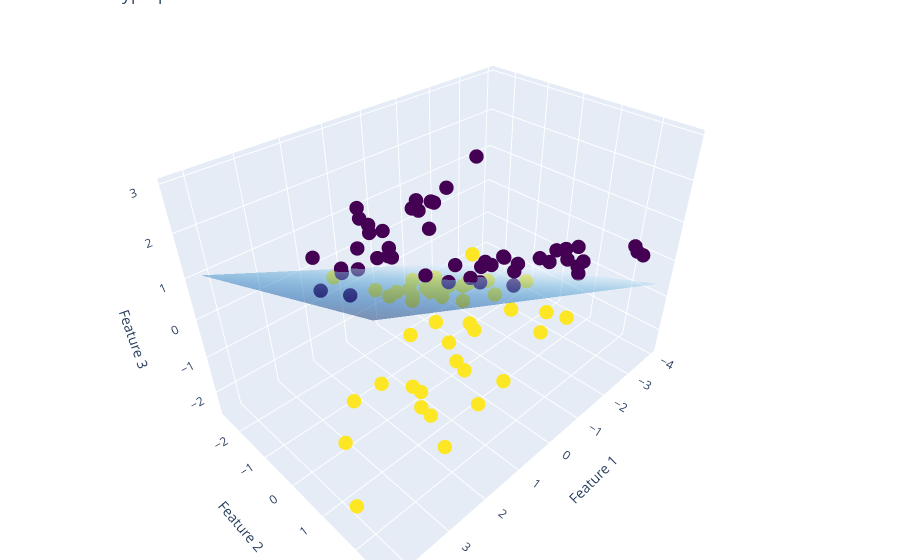

The notebook cell this image was saved under:
### Markdown cell above
# Explicação do Gráfico SVM 2D

## Visão Geral do SVM 2D
O gráfico demonstra um exemplo clássico do uso de Support Vector Machine (SVM) para classificação em duas dimensões.

## Componentes Principais
1. **Hiperplano:**
   - No gráfico 2D, o hiperplano é representado por uma linha reta.
   - Esta linha é a fronteira de decisão que separa as duas classes de dados.

2. **Margem:**
   - A margem é a área ao redor do hiperplano onde não há pontos de dados.
   - É a distância entre o hiperplano e os pontos de dados mais próximos de cada classe.
   - As linhas pontilhadas no gráfico representam as bordas da margem.

3. **Vetores de Suporte:**
   - Os vetores de suporte são os pontos de dados mais próximos do hiperplano.
   - Estes pontos são cruciais para definir a posição e orientação do hiperplano.
   - No gráfico, eles podem ser identificados como os pontos mais próximos das linhas pontilhadas.

## Importância do Gráfico
- Este gráfico oferece uma visualização intuitiva de como o SVM classifica dados em duas dimensões.
- Ele mostra a eficácia do SVM em criar uma fronteira de decisão clara, maximizando a margem entre as classes.

### Code cell
import plotly.graph_objects as go
from sklearn.decomposition import PCA
# Gerando dados para SVM 3D
X_3d, y_3d = datasets.make_classification(n_features=3, n_redundant=0, n_informative=3, n_classes=2)


# Preparando os dados para o plot 3D com Plotly
pca = PCA(n_components=3)  # Reduzindo para 3 componentes para visualização
X_3d_pca = pca.fit_transform(X_3d)

# Ajustando o modelo SVM
model = SVC(kernel='linear')
model.fit(X_3d_pca, y_3d)

# Coordenadas do hiperplano
coef = model.coef_[0]
intercept = model.intercept_
xx, yy = np.meshgrid(np.linspace(X_3d_pca[:, 0].min(), X_3d_pca[:, 0].max(), 50), 
                     np.linspace(X_3d_pca[:, 1].min(), X_3d_pca[:, 1].max(), 50))
zz = (-coef[0] * xx - coef[1] * yy - intercept[0]) / coef[2]

# Criando o gráfico interativo com Plotly
fig = go.Figure()

# Adicionando os pontos de dados
fig.add_trace(go.Scatter3d(x=X_3d_pca[:, 0], y=X_3d_pca[:, 1], z=X_3d_pca[:, 2],
                           mode='markers', marker=dict(color=y_3d, size=5, colorscale='Viridis')))

# Adicionando o hiperplano
fig.add_trace(go.Surface(x=xx, y=yy, z=zz, colorscale='Blues', showscale=False, opacity=0.5))

# Atualizando o layout do gráfico
fig.update_layout(title="3D SVM Hyperplane", margin=dict(l=0, r=0, b=0, t=0),
                  scene=dict(xaxis_title='Feature 1', yaxis_title='Feature 2', zaxis_title='Feature 3'))

# Mostrando o gráfico
fig.show()

### Figure 1 — Plotly figure (JSON) as saved in the notebook; plotly's stock layout.template omitted (floating-point values rounded to 4 significant figures; data arrays with more than 128 entries replaced by an {"elided": "..."} marker saying what was removed)
{"data": [{"marker": {"color": [1, 0, 1, 1, 0, 0, 0, 1, 1, 1, 0, 0, 1, 1, 0, 1, 0, 1, 0, 1, 0, 0, 1, 0, 0, 0, 0, 0, 0, 0, 1, 1, 0, 0, 1, 0, 1, 0, 1, 1, 0, 1, 1, 0, 0, 0, 0, 1, 0, 1, 1, 0, 0, 1, 0, 1, 0, 1, 1, 0, 1, 0, 1, 0, 1, 1, 0, 0, 0, 1, 1, 0, 1, 0, 0, 0, 0, 1, 0, 0, 1, 1, 1, 1, 0, 1, 0, 1, 1, 0, 0, 1, 0, 1, 1, 1, 1, 1, 1, 1], "colorscale": [[0, "#440154"], [0.1111, "#482878"], [0.2222, "#3e4989"], [0.3333, "#31688e"], [0.4444, "#26828e"], [0.5556, "#1f9e89"], [0.6667, "#35b779"], [0.7778, "#6ece58"], [0.8889, "#b5de2b"], [1, "#fde725"]], "size": 5}, "mode": "markers", "type": "scatter3d", "x": [2.513, 0.8033, 1.082, -0.804, -2.935, -0.8492, 0.1379, -0.02471, 1.462, 0.4845, 0.0603, 1.366, 1.058, 1.532, -1.007, -1.267, -0.2893, 0.9517, -0.7046, 3.412, -2.233, -3.409, 0.2218, -0.1372, 0.1712, 0.8067, -0.2421, 2.223, 1.315, -1.691, -0.5504, -0.4309, -1.09, -3.673, -0.5944, -0.7071, -1.97, -1.497, 1.323, 0.9532, -1.009, 2.369, -2.171, -2.415, -1.616, 0.6702, 1.257, 1.391, -1.274, -0.7021, 4.21, 1.013, 0.4351, 2.77, 1.792, 0.6332, -3.918, 0.2496, 0.5162, -1.747, 2.647, -1.051, -1.464, -0.4737, -1.465, -0.0434, -2.351, -1.538, 1.358, 1.466, 1.134, -0.4783, -0.5872, -0.2605, -0.04093, 0.97, -0.4417, 1.486, -1.247, -0.4345, 2.683, 1.414, -3.392, 3.841, -1.88, -1.838, 0.07166, -0.3957, -0.006412, 0.3857, -2.833, -0.7871, 1.392, -1.633, 1.086, 2.254, -0.1112, 1.267, 2.301, 0.7727], "y": [1.712, -1.7, 1.55, -1.285, 1.192, 0.04206, 0.2289, -0.7561, 1.375, 2.748, -2.027, -2.075, 0.5982, 0.4472, -1.585, -0.8967, -1.538, 2.335, -1.782, 0.9018, 1.353, 2.288, -0.4404, -2.143, 0.06962, 0.04975, -1.338, -1.77, -1.316, 1.413, -1.068, -0.6403, -1.776, 2.378, 2.566, 0.8186, -0.7143, 0.4841, -0.2632, 1.456, 0.9497, 1.557, -1.549, 1.647, 1.696, -2.42, -1.113, -0.4148, -1.449, 0.618, 1.807, -1.893, -1.705, 0.9108, -2.335, 0.9339, 2.105, -1.11, 0.2206, 0.9631, 1.654, 0.831, -2.074, -1.644, -0.9337, -0.8713, 1.517, -0.7942, -2.077, 1.58, 1.478, 0.9805, -0.9362, 0.8639, 0.4974, -2.407, 0.5342, -0.7389, -2.022, 0.4329, 1.693, 2.122, -0.6081, 1.126, 1.131, -0.8763, -1.975, -0.5055, 1.647, -2.027, 1.297, 1.949, -1.264, -1.06, -0.03745, 1.678, -1.397, -2.56, 2.102, 1.385], "z": [-0.6435, 0.8855, 0.4196, -1.022, -0.3872, -0.3657, 0.6578, -0.5381, 0.07335, 0.5538, -0.2053, 0.05229, -0.1029, 0.6058, 0.9651, -1.161, 1.115, -0.6205, 0.7971, -0.4218, 0.2134, 0.446, -0.3298, -0.3863, 0.168, 0.6412, 1.413, 0.8796, 1.605, 0.726, -0.9236, -0.6113, 0.8858, 0.1308, 0.187, 0.7238, -1.259, -0.5569, 0.3319, 1.865, 0.487, -0.4622, -1.854, 0.2142, 0.9214, -0.4687, 1.519, 0.1833, 1.295, -0.3276, -1.826, 0.499, 0.7765, -0.4229, -0.4598, 0.3795, -0.00837, -0.5774, 0.04603, 0.2926, -0.06965, 0.2171, -1.593, 1.024, -1.181, -0.5731, 0.5604, 2.187, -0.06786, -0.2678, -0.784, 0.9313, -0.8219, 0.773, 0.3827, -1.058, 0.6088, 0.2197, -0.01499, 0.4385, 1.168, -1.061, -1.937, -1.005, 0.2091, -1.323, 0.04861, -0.512, 0.2048, -0.1045, -0.4813, -0.1245, 1.897, -1.343, 0.2276, -1.077, -0.6532, -0.4678, -1.576, -0.01505]}, {"colorscale": [[0, "rgb(247,251,255)"], [0.125, "rgb(222,235,247)"], [0.25, "rgb(198,219,239)"], [0.375, "rgb(158,202,225)"], [0.5, "rgb(107,174,214)"], [0.625, "rgb(66,146,198)"], [0.75, "rgb(33,113,181)"], [0.875, "rgb(8,81,156)"], [1, "rgb(8,48,107)"]], "opacity": 0.5, "showscale": false, "type": "surface", "x": {"elided": "50x50 float values"}, "y": {"elided": "50x50 float values"}, "z": {"elided": "50x50 float values"}}], "layout": {"margin": {"b": 0, "l": 0, "r": 0, "t": 0}, "scene": {"xaxis": {"title": {"text": "Feature 1"}}, "yaxis": {"title": {"text": "Feature 2"}}, "zaxis": {"title": {"text": "Feature 3"}}}, "title": {"text": "3D SVM Hyperplane"}}}
